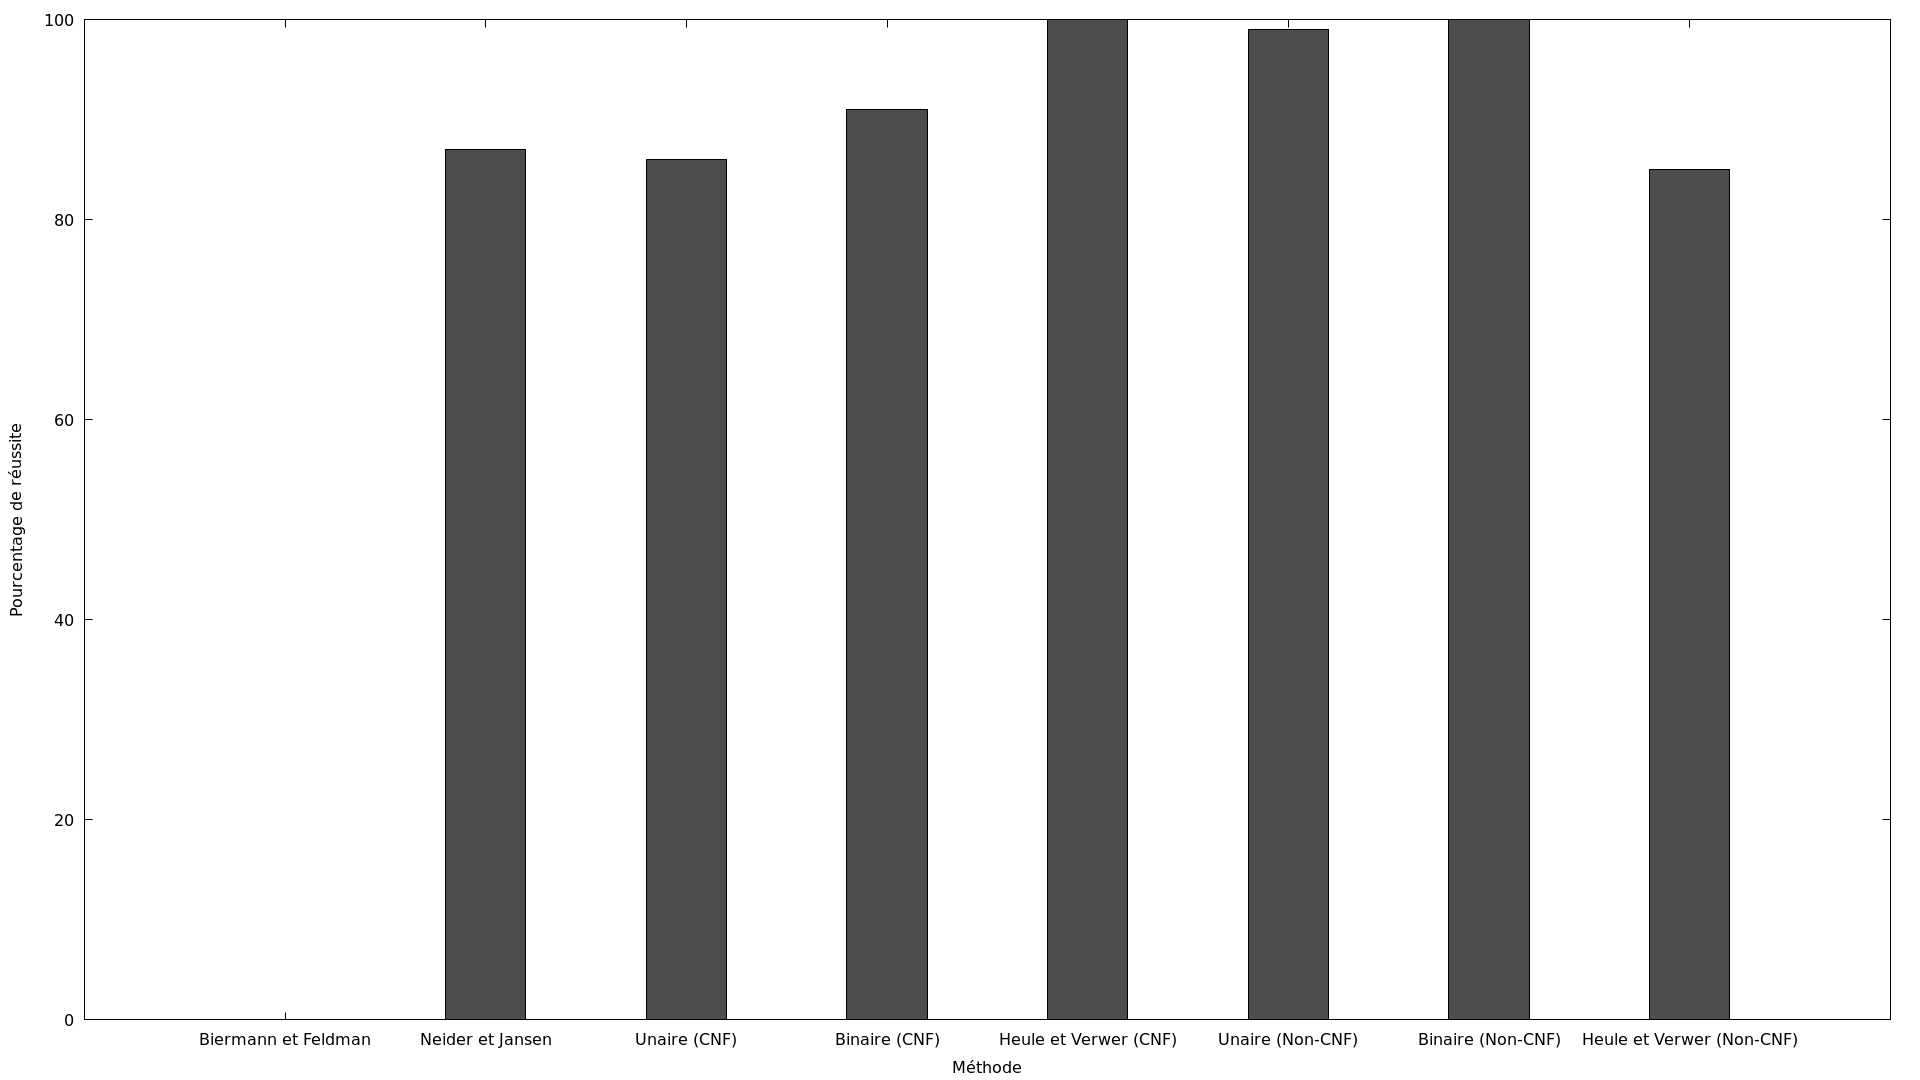

Here is the gnuplot script that generated this plot:
#!/usr/bin/env gnuplot

set terminal pngcairo size 1920,1080

set output "random_success.png"

set yrange [0:100]

set style data histogram
set style histogram cluster gap 1
set style fill solid border -1
set boxwidth 0.8

set ylabel 'Pourcentage de réussite'
set xlabel 'Méthode'

set palette gray

plot 'random_success.data' using 2:xticlabel(1) notitle linecolor rgb "gray30"
